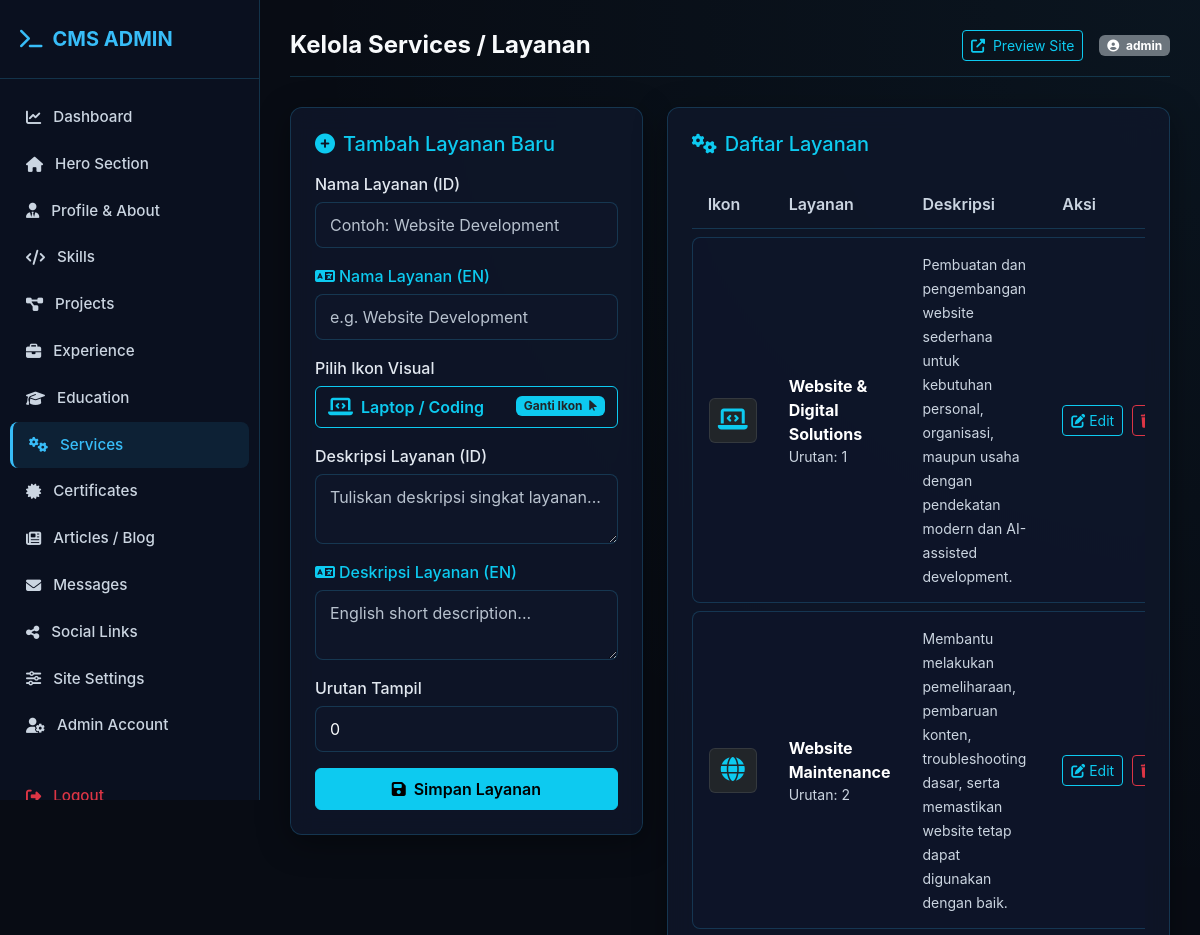
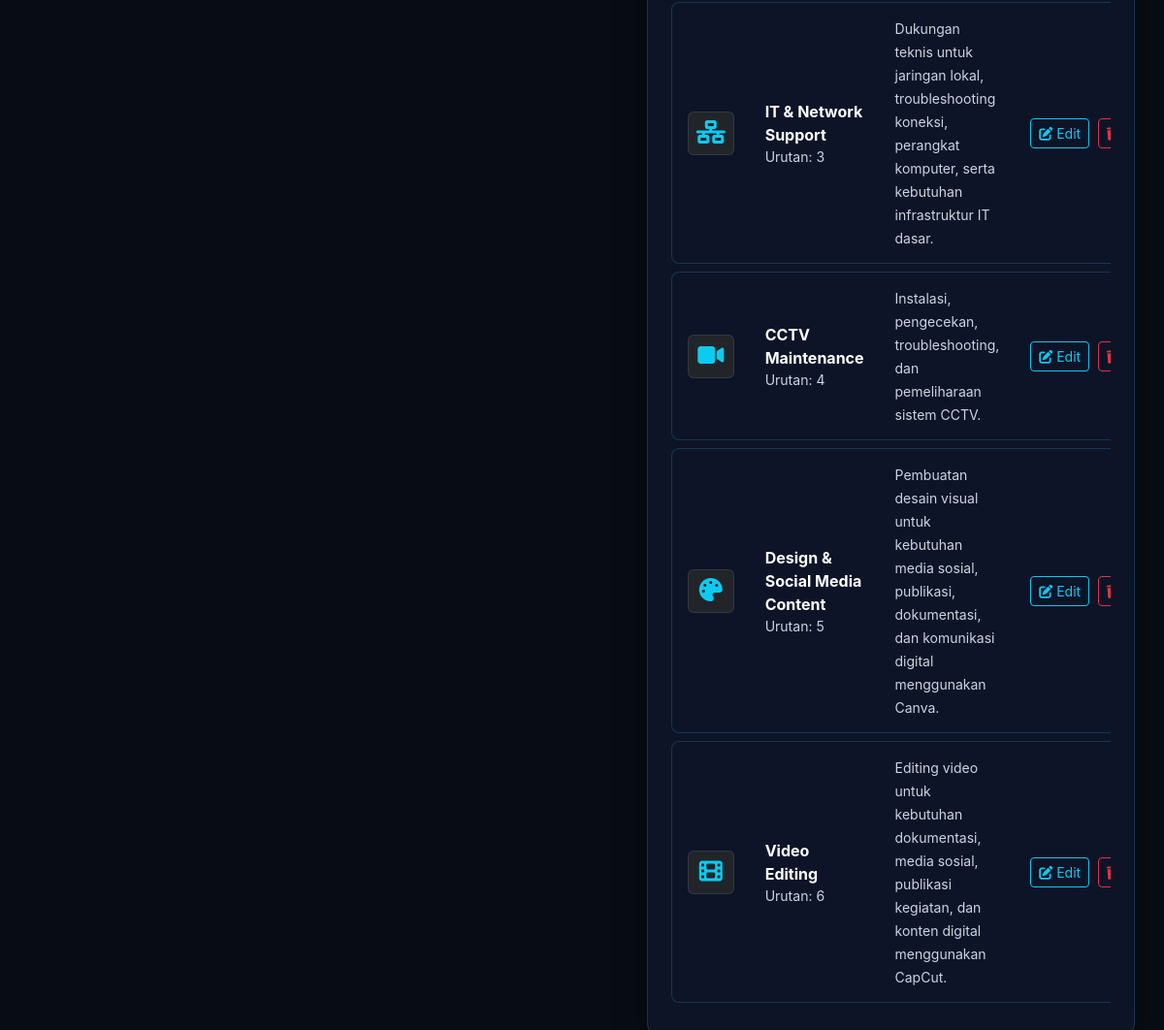
Page /admin/modules/services.php (signed in) on the committed database (2 pictures, top to bottom).
### tables this page shows
CREATE TABLE `services` (
  `id` int(11) NOT NULL AUTO_INCREMENT,
  `title` varchar(150) NOT NULL,
  `title_en` varchar(100) DEFAULT NULL,
  `icon_class` varchar(100) DEFAULT 'fas fa-laptop-code',
  `short_description` text DEFAULT NULL,
  `display_order` int(11) DEFAULT 0,
  `short_description_en` text DEFAULT NULL,
  PRIMARY KEY (`id`)
);

### config/database.php (called while the page is built, shortened)
<?php
class Database {
    private static $instance = null;
    private $conn;
    private function __construct() {
        try {
            $dsn = "mysql:host=" . DB_HOST . ";dbname=" . DB_NAME . ";charset=" . DB_CHARSET;
            $options = [
                PDO::ATTR_ERRMODE => PDO::ERRMODE_EXCEPTION,
                PDO::ATTR_DEFAULT_FETCH_MODE => PDO::FETCH_ASSOC,
                PDO::ATTR_EMULATE_PREPARES => false,
            ];
            $this->conn = new PDO($dsn, DB_USER, DB_PASS, $options);
        } catch (PDOException $e) {
            die("Database Connection Error: " . $e->getMessage());
        }
    }
    public static function getInstance() {
        if (!self::$instance) {
            self::$instance = new Database();
        }
        return self::$instance;
    }
    public function getConnection() {
        return $this->conn;
    }
}
function db() {
    return Database::getInstance()->getConnection();
}

### config/helper.php (called while the page is built, shortened)
<?php
function sanitize($data) {
    return htmlspecialchars(trim((string)$data), ENT_QUOTES, 'UTF-8');
}

### admin/modules/services.php (the view, shortened to what this page needs)
<?php
require_once __DIR__ . '/../../config/database.php';
require_once __DIR__ . '/../../config/helper.php';
require_once __DIR__ . '/../includes/header.php';
$services = db()->query("SELECT * FROM services ORDER BY display_order ASC, id DESC")->fetchAll();
?>
<div class="row g-4 mb-4">
    <div class="col-md-5">
        <div class="glass-card p-4">
            <h5 class="text-info mb-3"><i class="fas fa-plus-circle me-2"></i>Tambah Layanan Baru</h5>
            <form action="" method="POST">
                <div class="mb-3">
                    <label class="form-label">Nama Layanan (ID)</label>
                    <input type="text" name="title" class="form-control" placeholder="Contoh: Website Development" required>
                </div>
                <div class="mb-3">
                    <label class="form-label text-info"><i class="fas fa-language me-1"></i>Nama Layanan (EN)</label>
                    <input type="text" name="title_en" class="form-control" placeholder="e.g. Website Development">
                </div>
                <div class="mb-3">
                    <label class="form-label">Pilih Ikon Visual</label>
                    <button type="button" class="btn btn-outline-info w-100 text-start d-flex align-items-center justify-content-between py-2" data-bs-toggle="modal" data-bs-target="#serviceIconPickerModal" id="btnOpenAddIconPicker">
                        <span class="d-flex align-items-center">
                            <i id="selected_icon_preview" class="fas fa-laptop-code text-info me-2 fs-5"></i>
                            <span id="selected_icon_name" class="fw-semibold">Laptop / Coding</span>
                        </span>
                        <span class="badge bg-info text-dark">Ganti Ikon <i class="fas fa-mouse-pointer ms-1"></i></span>
                    </button>
                </div>
                <div class="mb-3">
                    <label class="form-label">Deskripsi Layanan (ID)</label>
                    <textarea name="short_description" class="form-control" rows="2" placeholder="Tuliskan deskripsi singkat layanan..." required></textarea>
                </div>
                <div class="mb-3">
                    <label class="form-label text-info"><i class="fas fa-language me-1"></i>Deskripsi Layanan (EN)</label>
                    <textarea name="short_description_en" class="form-control" rows="2" placeholder="English short description..."></textarea>
                </div>
                <div class="mb-3">
                    <label class="form-label">Urutan Tampil</label>
                    <input type="number" name="display_order" class="form-control" value="0">
                </div>
                <button type="submit" class="btn btn-info w-100 fw-semibold py-2"><i class="fas fa-save me-1"></i> Simpan Layanan</button>
            </form>
        </div>
    </div>
    <div class="col-md-7">
        <div class="glass-card p-4">
            <h5 class="text-info mb-3"><i class="fas fa-cogs me-2"></i>Daftar Layanan</h5>
            <div class="table-responsive">
                <table class="custom-table">
                    <thead>
                        <tr>
                            <th style="width: 60px;">Ikon</th>
                            <th>Layanan</th>
                            <th>Deskripsi</th>
                            <th style="width: 140px;">Aksi</th>
                        </tr>
                    </thead>
                    <tbody>
                        <?php if (empty($services)): ?>
                            <tr><td colspan="4" class="text-center text-muted">Belum ada layanan ditambahkan.</td></tr>
                        <?php else: ?>
                            <?php foreach ($services as $srv): ?>
                                <tr>
                                    <td>
                                        <div class="bg-dark p-2 rounded text-center border border-secondary border-opacity-25">
                                            <i class="<?= sanitize(!empty($srv['icon_class']) ? $srv['icon_class'] : 'fas fa-cog') ?> text-info fs-4"></i>
                                        </div>
                                    </td>
                                    <td>
                                        <strong class="text-white fs-6"><?= sanitize($srv['title']) ?></strong>
                                        <div class="small text-muted">Urutan: <?= $srv['display_order'] ?></div>
                                    </td>
                                    <td><small class="text-muted"><?= sanitize($srv['short_description']) ?></small></td>
                                    <td style="white-space: nowrap;">
                                        <button type="button" class="btn btn-sm btn-outline-info edit-srv-btn me-1"
                                                data-id="<?= $srv['id'] ?>"
                                                data-title="<?= sanitize($srv['title']) ?>"
                                                data-title-en="<?= sanitize($srv['title_en'] ?? '') ?>"
                                                data-icon="<?= sanitize($srv['icon_class'] ?? 'fas fa-laptop-code') ?>"
                                                data-desc="<?= sanitize($srv['short_description']) ?>"
                                                data-desc-en="<?= sanitize($srv['short_description_en'] ?? '') ?>"
                                                data-order="<?= $srv['display_order'] ?>">
                                            <i class="fas fa-edit"></i> Edit
                                        </button>
                                        <a href="<?= ADMIN_URL ?>modules/services.php?action=delete&id=<?= $srv['id'] ?>" class="btn btn-sm btn-outline-danger" onclick="return confirm('Hapus layanan ini?')">
                                            <i class="fas fa-trash me-1"></i> Hapus
                                        </a>
                                    </td>
                                </tr>
                            <?php endforeach; ?>
                        <?php endif; ?>
                    </tbody>
                </table>
            </div>
        </div>
    </div>
</div>
<?php require_once __DIR__ . '/../includes/footer.php'; ?>

### assets/css/admin.css (style rules this page uses)
:root { --bg-dark: #080c14; --bg-card: rgba(15, 23, 42, 0.85); --border-color: rgba(56, 189, 248, 0.2); --border-hover: rgba(56, 189, 248, 0.5); --primary: #38bdf8; --primary-glow: rgba(56, 189, 248, 0.3); --accent: #818cf8; --text-main: #f8fafc; --text-muted: #cbd5e1; --sidebar-width: 260px; }
body.admin-body { background-color: var(--bg-dark); color: var(--text-main); font-family: 'Inter', system-ui, -apple-system, sans-serif; margin: 0; padding: 0; }
.glass-card { background: var(--bg-card); backdrop-filter: blur(12px); -webkit-backdrop-filter: blur(12px); border: 1px solid var(--border-color); border-radius: 12px; box-shadow: 0 8px 32px 0 rgba(0, 0, 0, 0.37); transition: all 0.3s ease; }
.custom-table { width: 100%; border-collapse: separate; border-spacing: 0 8px; }
.custom-table th { color: var(--text-muted); font-weight: 600; text-align: left; padding: 12px 16px; border-bottom: 1px solid var(--border-color); }
.custom-table td { padding: 14px 16px; background: rgba(15, 23, 42, 0.6); border-top: 1px solid var(--border-color); border-bottom: 1px solid var(--border-color); }
.custom-table td:first-child { border-left: 1px solid var(--border-color); border-top-left-radius: 8px; border-bottom-left-radius: 8px; }
.custom-table td:last-child { border-right: 1px solid var(--border-color); border-top-right-radius: 8px; border-bottom-right-radius: 8px; }
.form-control, .form-select { background: rgba(15, 23, 42, 0.8) !important; border: 1px solid var(--border-color) !important; color: var(--text-main) !important; border-radius: 8px !important; padding: 10px 14px !important; }
input.form-control::placeholder, textarea.form-control::placeholder, .form-control::placeholder, input::placeholder, textarea::placeholder { color: #cbd5e1 !important; opacity: 0.9 !important; }
.form-label { color: #e2e8f0; font-weight: 500; margin-bottom: 6px; }
.text-muted, small.text-muted { color: #cbd5e1 !important; }
.custom-table td { color: #f8fafc; }

### rows in the picture
services: title "Website & Digital Solutions", display_order "1", short_description "Pembuatan dan pengembangan website sederhana untuk kebutuhan personal, organisasi, maupun usaha dengan pendekatan modern dan AI-assisted development."
services: title "Website Maintenance", display_order "2", short_description "Membantu melakukan pemeliharaan, pembaruan konten, troubleshooting dasar, serta memastikan website tetap dapat digunakan dengan baik."
services: title "IT & Network Support", display_order "3", short_description "Dukungan teknis untuk jaringan lokal, troubleshooting koneksi, perangkat komputer, serta kebutuhan infrastruktur IT dasar."
services: title "CCTV Maintenance", display_order "4", short_description "Instalasi, pengecekan, troubleshooting, dan pemeliharaan sistem CCTV."
services: title "Design & Social Media Content", display_order "5", short_description "Pembuatan desain visual untuk kebutuhan media sosial, publikasi, dokumentasi, dan komunikasi digital menggunakan Canva."
services: title "Video Editing", display_order "6", short_description "Editing video untuk kebutuhan dokumentasi, media sosial, publikasi kegiatan, dan konten digital menggunakan CapCut."

### other values in the picture
$page_title "Kelola Services / Layanan"
$_SESSION['username'] "admin"
